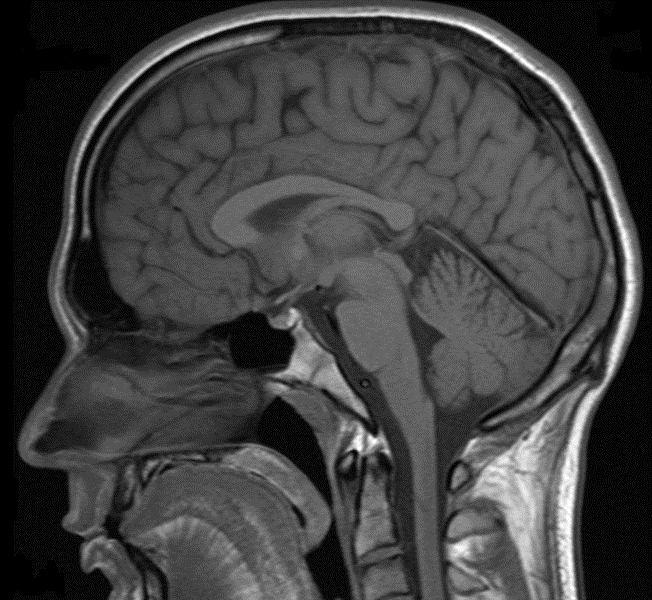
#> input picture slope_chain_code/head_mri.jpg, 652 x 600 px
$ jupyter execute scc_book.ipynb
#> lines starting #> are read from the running program, lines starting #| are printed output that depends on the picture; after the words box and inside, x2 and y2 are one past the last pixel; in counts of white or black regions, pixels touching at a corner belong together; long printed decimals are rounded
[cell 1]
import numpy as np
import cv2 as cv
import matplotlib.pyplot as plt

[cell 2]
input_image = cv.imread("head_mri.jpg",0)
#> input_image is the input picture: shape (600, 652); min 0, max 255, mean 63.8
input_image.shape
#> Out = (600, 652)

[cell 3]
scale_percent = 20 # percent of original size
width = int(input_image.shape[1] * scale_percent / 100)
#> width = 130
height = int(input_image.shape[0] * scale_percent / 100)
#> height = 120
dim = (width, height)
#> dim = (130, 120)

# resize image
img = cv.resize(input_image, dim, interpolation = cv.INTER_AREA)
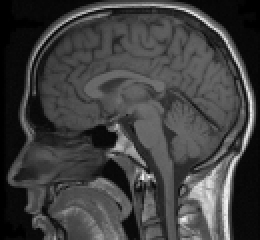
#> img: shape (120, 130) (shown 2 times larger); min 0, max 247, mean 63.8
img = np.pad(img, [(10, ), (10, )], mode='constant')
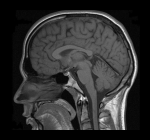
#> img: shape (140, 150); min 0, max 247, mean 47.4

[cell 4]
img.shape
#> Out = (140, 150)

[cell 5]
plt.imshow(img,cmap='gray')
#plt.imshow(input_image[:,:,2])

[cell 6]
ret,binThresh = cv.threshold(img,30,255,cv.THRESH_BINARY)
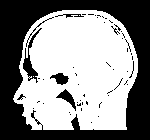
#> binThresh: shape (140, 150); 54.6% white; 54 black regions (47 under 20 px)
plt.imshow(binThresh,cmap='gray')

[cell 7]
edges = binThresh

[cell 8]
cnts = cv.findContours(binThresh, cv.RETR_EXTERNAL, cv.CHAIN_APPROX_SIMPLE)
#> cnts = 1 contour; box (x1, y1, x2, y2) and area: (13, 10, 138, 130) 12142
cnts = cnts[0] if len(cnts) == 2 else cnts[1]

for c in cnts:
    cv.drawContours(binThresh,[c], 0, (255,255,255), -1)
#> this loop made 1 pass
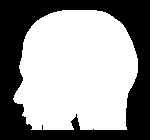
#> binThresh: shape (140, 150); 58.9% white; 1 black region, box (x1, y1, x2, y2) and area: (0, 0, 150, 140) 8638

kernel = cv.getStructuringElement(cv.MORPH_RECT, (20,20))
#> kernel: shape (20, 20); every value is 1
mask = cv.morphologyEx(binThresh, cv.MORPH_OPEN, kernel, iterations=2)
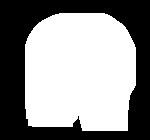
#> mask: shape (140, 150); 56% white; 1 black region, box (x1, y1, x2, y2) and area: (0, 0, 150, 140) 9234
contour = binThresh.astype(float) / 255

[cell 9]
plt.imshow(contour,cmap='gray')

[cell 10]
edges = cv.Canny(binThresh,250,250)
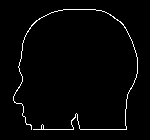
#> edges: shape (140, 150); 2.2% white in thin lines or dots, all inside (x1, y1, x2, y2) = (13, 9, 138, 130)
norm_edges = edges/255

[cell 11]
plt.imshow(norm_edges,cmap='gray')

# Slope Chain Code

[cell 12]
def getNextSlope(ima,rad_max,coordPrev,coord):
    vect_prev = coord-coordPrev
    yc = coord[0]
    xc = coord[1]
    for rad in range(int(rad_max),int(rad_max/2),-1):
        for i in range(yc-rad,yc+rad+1):
            j2 = int(xc-np.sqrt(rad**2-(yc-i)**2))
            coord2 = np.array([i,j2])
            if ima[i][j2]>0:
                vect = coord2-coord
                theta = np.arctan2(vect[0],vect[1])-np.arctan2(vect_prev[0],vect_prev[1])
                if theta>np.pi:
                    theta -= 2*np.pi
                m = theta/np.pi
                if np.abs(m)<1-1/rad:
                    return coord2,-m
        for i in range(yc+rad,yc-rad-1,-1):
            j1 = int(xc+np.sqrt(rad**2-(yc-i)**2))
            coord1 = np.array([i,j1])
            if ima[i][j1]>0:
                vect = coord1-coord
                theta = np.arctan2(vect[0],vect[1])-np.arctan2(vect_prev[0],vect_prev[1])
                if theta>np.pi:
                    theta -= 2*np.pi
                m = theta/np.pi
                if np.abs(m)<1-1/rad:
                    return coord1,m
    return None,None

[cell 13]
def slopeChainCode(ima,rad,segments):
#> called with rad = 6, segments = 600
    chain=[]
    points=[]
    for j in range(len(ima[0])):
        for i in range(len(ima)):
            if ima[i][j]==1:
                coord = np.array([i,j])
                points.append(list(coord))
                coord_prev = np.array([i,j+rad])
                new_coord,new_slope = getNextSlope(ima,rad,coord_prev,coord)
                #print(coord,new_coord,new_slope)
                if new_slope:
                    coord_prev = coord
                    coord = new_coord
                while not (new_slope is None):
                    points.append(list(coord))
                    new_coord,new_slope = getNextSlope(ima,rad,coord_prev,coord)
                    #print(coord,new_coord,new_slope)
                    if not (new_slope is None):
                        coord_prev = np.array(coord)
                        coord = np.array(new_coord)
                        chain.append(new_slope)
                    if len(points)>segments:
                        break
                pt = np.array(points).T
                fig,axs = plt.subplots(2,figsize=(16,16))
                axs[0].imshow(ima,'gray')
                dib = axs[0].scatter(pt[1],pt[0])
                axs[1].plot(chain)
                axs[1].grid()
                plt.show()
                return chain
#> this loop made 14 passes
#> after the loop, chain = [-0.328, 0, -0.328, 0, -0.187, 0.0151, 0, -0.328, 0, 0, 0, 0, 0, 0]; points = [[96, 13], [100, 13], [103, 18], [106, 23], [112, 23], [116, 23], [119, 25], [124, 28], [129, 31], [129, 37], [129, 43], [129, 49], [129, 55], [129, 61], [129, 67], [129, 73]]

[cell 14]
def discreteTortuosity(ssc):
    return np.sum(np.abs(ssc))

[cell 15]
ssc = slopeChainCode(norm_edges,6,600)
#> ssc has the same summary as chain in slopeChainCode

[cell 16]
print("Slope Chain Code: ",ssc)
#| Slope Chain Code:  [-0.328, 0.0, -0.328, -0.0, -0.1872, 0.01515, 0.0, -0.328, 0.0, 0.0, 0.0, 0.0, 0.0, 0.0]

[cell 17]
print("Discrete Tortuosity: ",discreteTortuosity(ssc))
#| Discrete Tortuosity:  1.186

## another aproach

Se utilizan dos pixeles de distancia para cada segmento considerando los tres pixeles de cada lado de un pixel dado, por lo que se tienen hasta 12 símbolos para representar la resolución de la cadena. Por tanto, se tiene una resolución de 30°

[cell 18]
def getInitialPixel(ima):
    for i in range(len(ima)):
        for j in range(len(ima[0])):
            if ima[i][j]>0:
                return i,j
#> this loop made 11 passes

[cell 19]
def slopeChainCode(ima):
    code_string = ""
    ones = 0
    threes = 0
    points = []
    i,j = getInitialPixel(ima)
#> i = 10; j = 62
    points.append([i,j])
    ant = [i,j]
#> ant = [10, 62]
    act = [i+1,j] # counterclockwise tracking
#> act = [11, 62]
    break_loop = 0
    edg_img = np.zeros((ima.shape))
    plt_ima = ima.copy()
    while ones!=4+threes and break_loop<20000: # iterate till closed loop
        break_loop += 1
        pix = ima[act[0]-1:act[0]+1,act[1]-1:act[1]+1]
        pix_sum = np.sum(pix)
        points.append(act[:])
        edg_img[act[0],act[1]] = 1
        if pix_sum==1:
            ones += 1
            act, code_string = walk_corner1(pix,act,code_string)
        elif pix_sum==2:
            if pix[0][0]==pix[0][1]:
                if pix[0][0]==1:
                    act[1] +=1
                    code_string += "0, "
                else:
                    act[1] -=1
                    code_string += "1, "
            elif pix[0][0]==0:
                act[0] +=1
                code_string += "-0.67, "
            else:
                act[0] -=1
                code_string += "0.67, "
        else:
            threes +=1
            act,code_string = walk_corner3(pix,act,code_string)
        if i%2==0:
            cv.line(plt_ima, (ant[1],ant[0]), (act[1],act[0]), (84,84,84), 1)
            ant[0] = act[0]
            ant[1] = act[1]
#> this loop made 558 passes
#> (pix, pix_sum, code_string) on passes 1, 6, 7: ([[0, 1], [1, 1]], 3, '-0.67, '), ([[0, 0], [0, 1]], 1, '-0.67, 1, 1, 1, 1, -0.84, '), ([[0, 1], [1, 1]], 3, '-0.67, 1, 1, 1, 1, -0.84, -0.67, ')
#> (pix, pix_sum) on passes 11, 12, 15, 16, 18, 19: ([[0, 0], [0, 1]], 1), ([[0, 1], [1, 1]], 3), ([[0, 0], [0, 1]], 1), ([[0, 1], [1, 1]], 3), ([[0, 0], [0, 1]], 1), ([[0, 1], [1, 1]], 3)
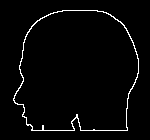
#> edg_img: shape (140, 150) float64; values 0 (black) and 1 (white), 2.7% white in thin lines or dots, all inside (x1, y1, x2, y2) = (13, 10, 139, 131)
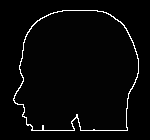
#> plt_ima: shape (140, 150) float64; min 0, max 84, mean 2.8; drawn with min black and max white
#> after the loop, act = [11, 62]; ant = [11, 62]; break_loop = 558; ones = 120; points = 559 pairs, first value 10 to 130, second value 13 to 138; threes = 116
    pt = np.array(points).T
    fig = plt.figure(figsize=(10,6))
    plt.imshow(plt_ima,'gray')
    #dib = plt.scatter(pt[1],pt[0],2,c=np.arange(len(pt[0])),cmap='viridis')
    #plt.colorbar(dib)
    plt.show()
    return code_string,pt,edg_img

[cell 20]
def walk_corner1(pix,act,code_string):
    if pix[0][0]>0:
        return [act[0]-1,act[1]], code_string+"0.16, "
    elif pix[0][1]>0:
        return [act[0],act[1]+1], code_string+"-0.16, "
    elif pix[1][0]>0:
        return [act[0],act[1]-1], code_string+"0.84, "
    else:
        return [act[0]+1,act[1]], code_string+"-0.84, "

[cell 21]
def walk_corner3(pix,act,code_string):
    if pix[0][0]==0:
        return [act[0],act[1]-1], code_string+"-0.67, "
    elif pix[0][1]==0:
        return [act[0]-1,act[1]], code_string+"0.67, "
    elif pix[1][0]==0:
        return [act[0]+1,act[1]], code_string+"-0.33, "
    elif pix[1][1]==0:
        return [act[0],act[1]+1], code_string+"0.33, "
    else:
        return [act[0]+1,act[1]+1], code_string+"-0.33, "

[cell 22]
sccode,pt,edges_img = slopeChainCode(contour)

[cell 23]
print(sccode)
#> (printed output is left out)
